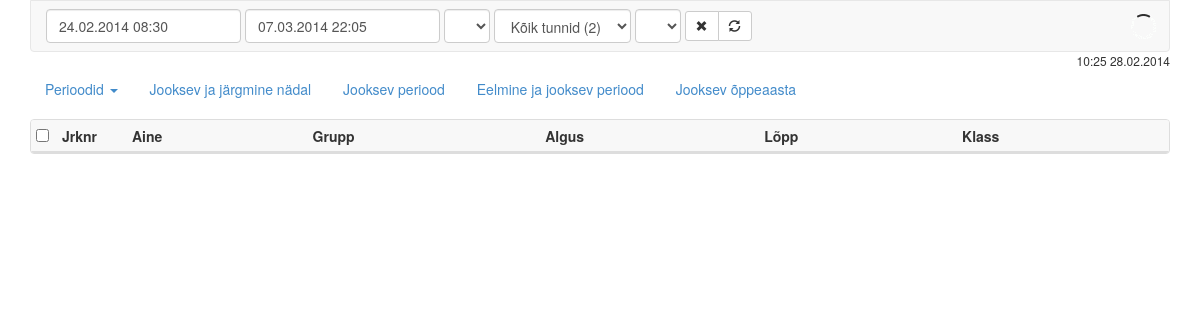
Before: / with the older database file.
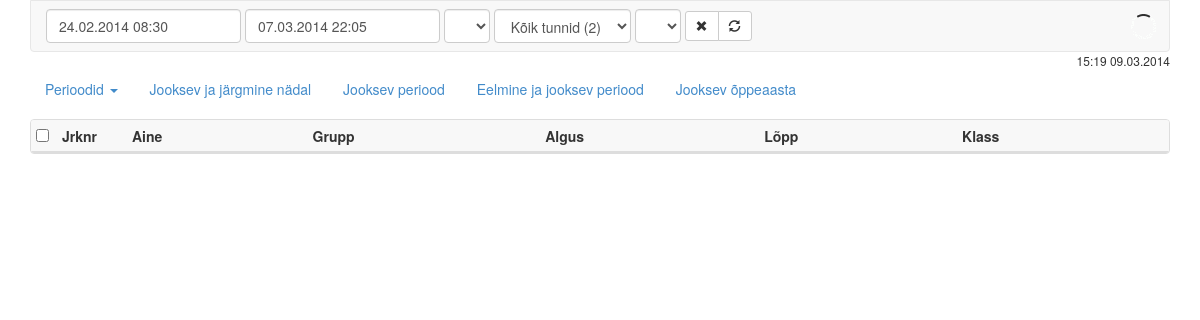
After: the same page with the newer database file.
### tables this page shows
CREATE TABLE IF NOT EXISTS `pagedata` (
  `id` int(10) unsigned NOT NULL AUTO_INCREMENT,
  `name` varchar(255) NOT NULL,
  `content` varchar(255) NOT NULL,
  PRIMARY KEY (`id`)
);

### index.php (the view, shortened to what this page needs)
<?php
$conn = new mysqli($server, $user, $pass, $database);
$conn->set_charset("utf8");
$result = $conn->query("SELECT content FROM pagedata WHERE name = 'last_update';");
$row = $result->fetch_assoc();
$lastUpdate = $row['content'];
$start_date = new DateTime(date('Y-m-d H:i', strtotime($lastUpdate)));
$since_start = $start_date->diff(new DateTime(date('Y-m-d H:i')));
$sinceUpdate = ($since_start->days)*24 + ($since_start->h);
if (date( "w", strtotime('now')) == 0) {
		$thisweek = date('d.m.Y', strtotime("Monday last week"));
		$nextweek = date('d.m.Y', strtotime($thisweek. "+1 week Friday"));
	} else {
		$thisweek = date('d.m.Y', strtotime("Monday this week"));
		$nextweek = date('d.m.Y', strtotime($thisweek. "+1 week Friday"));
	}
?>
<!DOCTYPE html>
<html lang="en">
	<head>
		<link href="css/bootstrap.min.css" rel="stylesheet">
		<link href="css/jquery-ui-1.10.4.custom.min.css" rel="stylesheet">
		<link href="css/jquery.datetimepicker.css" rel="stylesheet">
		<link href="css/main.css" rel="stylesheet">
	</head>
<?php
$yearStart = (date('m', strtotime('today')) < 9)? date('d.m.Y', strtotime('1st September last year')) : date('d.m.Y', strtotime('1st September this year'));
$perioodid = array(
array('start'=> '02.09.2013', 'end'=> '06.10.2013'),
array('start'=> '07.10.2013', 'end'=> '10.11.2013'),
array('start'=> '11.11.2013', 'end'=> '15.12.2013'),
array('start'=> '16.12.2013', 'end'=> '02.02.2014'),
array('start'=> '03.02.2014', 'end'=> '09.03.2014'),
array('start'=> '10.03.2014', 'end'=> '13.04.2014'),
array('start'=> '14.04.2014', 'end'=> '18.05.2014'),
array('start'=> '19.05.2014', 'end'=> '31.08.2014'),
);
$currentPeriod = 0;
?>
	<body class="<?php echo ($sinceUpdate >= 24)? 'should-update' : ''; ?>">
		<div class="container">
			<div class="navbar navbar-default">
				<form action="" class="navbar-form navbar-left">
						<div class="form-group">
							<input type="text" name="date_from" id="date_from" class="form-control date" value="<?php echo $thisweek; ?> 08:30" placeholder="Algus">
						</div>
						<div class="form-group">
							<input type="text" name="date_to" id="date_to" class="form-control date" value="<?php echo $nextweek; ?> 22:05" placeholder="Lõpp">
						</div>
						<div class="form-group">
							<select name="group" id="group-selector" class="form-control selector">
							</select>
						</div>
						<div class="form-group">
							<select name="lessontype" id="lessontype" class="form-control selector">
								<option value="">Kõik tunnid (2)</option>
							</select>
						</div>
						<div class="form-group">
							<select name="subject" id="subject-selector" class="form-control selector">
							</select>
						</div>
						<div class="btn-group btn-group-sm">
						  <a href="#" class="btn btn-default" id="remove-filters" title="Eemalda filtrid"><i class="glyphicon glyphicon-remove"></i></a>
						  <a href="#" class="btn btn-default" id="update-database" title="Uuenda andmebaasi (<?php echo $lastUpdate; ?>)"><i class="glyphicon glyphicon-refresh"></i></a>
						</div>
				</form>
				<div class="navbar-right">
					<img src="362.GIF" class="loader" width="25" height="25" alt="">
				</div>
			</div>
			<div class="last-update"><?php echo $lastUpdate; ?></div>
			<div class="row">
				<div class="col-lg-12">
				<ul class="nav nav-pills menu-period">
					<li class="dropdown">
					    <a class="dropdown-toggle" data-toggle="dropdown" href="#">
					    Perioodid <span class="caret"></span>
					    </a>
							<?php foreach ($perioodid as $key => $periood): ?>
								<?php
									if ((date('Ymd', strtotime($periood['end'])) >= date('Ymd')) && (date('Ymd', strtotime($periood['start'])) <= date('Ymd'))) {
										$currentPeriod = $key;
									}
								?>
							<?php endforeach ?>
					</li>
					<li><a href="#" class="period" data-start="<?php echo $thisweek; ?>" data-end="<?php echo $nextweek; ?>" >Jooksev ja järgmine nädal</a></li>
					<li><a href="#" class="period" data-start="<?php echo $perioodid[$currentPeriod]['start']; ?>" data-end="<?php echo $perioodid[$currentPeriod]['end']; ?>" >Jooksev periood</a></li>
					<li><a href="#" class="period" data-start="<?php echo $perioodid[$currentPeriod-1]['start']; ?>" data-end="<?php echo $perioodid[$currentPeriod]['end']; ?>" >Eelmine ja jooksev periood</a></li>
					<li><a href="#" class="period" data-start="<?php echo $yearStart; ?>" data-end="<?php echo $perioodid[7]['end']; ?>" >Jooksev õppeaasta</a></li>
				</ul>
				</div>
			</div>
			<div class="row">
				<div class="col-lg-12">
					<div class="table-container">
						<table id="maintable" class="table table-condensed">
							<thead>
								<tr>
									<th class="check-column"><input type="checkbox" id="checkAll"></th>
									<th class="header-rownum">Jrknr</th>
									<th>Aine</th>
									<th>Grupp</th>
									<th>Algus</th>
									<th>Lõpp</th>
									<th>Klass</th>
								</tr>
							</thead>
						</table>
					</div>
				</div>
			</div>
		</div>
	</body>
</html>

### css/main.css (style rules this page uses)
.loader { margin-top:13px; margin-right:13px; display:none; }
.navbar.navbar-default { border-top-left-radius: 0; border-top-right-radius: 0; }
.last-update { text-align: right; font-size: 12px; }
.navbar { margin-bottom: 0; }
.menu-period { margin-bottom: 10px; }
.table>thead>tr>th { background-color: #F8F8F8; }
.table { margin-bottom: 0; }
.table-container { border-radius: 4px; overflow: hidden; border: 1px solid #ddd; margin-bottom: 50px; }
.check-column { width: 26px; }
.header-rownum { width: 70px; }
input[type="checkbox"] { cursor: pointer; }

Changed rows visible on the page:
changed pagedata: content "10:25 28.02.2014" → "15:19 09.03.2014"
